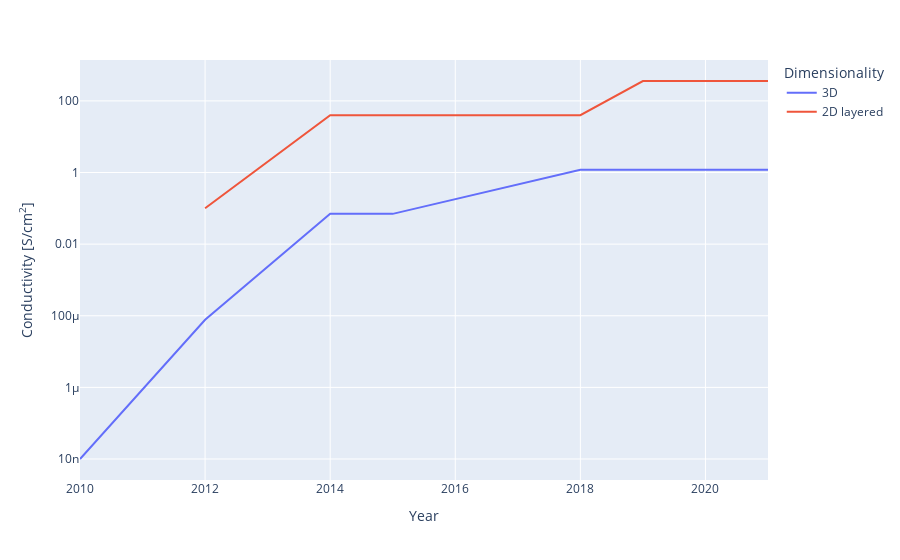

The code cell stored with this chart in its notebook:
### Code cell
#mofs_sorted_3D_porous['cummax_value'] = mofs_sorted_3D_porous.Value.cummax()
#mofs_sorted_3D_porous.merge(mofs_sorted_3D_porous.groupby('cummax_value')[['Name', 'Porosity']].first(), on='cummax_value')
mofs_sorted_3D_porous_cummax = mofs_sorted_3D_porous
mofs_sorted_3D_porous_cummax['cummax_value'] = mofs_sorted_3D_porous_cummax.Value.cummax()
keep_3D_porous = mofs_sorted_3D_porous_cummax['cummax_value']<=mofs_sorted_3D_porous_cummax.Value
mofs_sorted_3D_porous_cummax.loc[~keep_3D_porous, ['Value', 'Name', 'DOI', 'Porosity']] = nan
mofs_sorted_3D_porous_cummax = mofs_sorted_3D_porous_cummax.ffill()
#mofs_sorted_3D_porous_cummax = mofs_sorted_3D_porous_cummax[keep_3D_porous]

mofs_sorted_2D_porous_cummax = mofs_sorted_2D_porous
mofs_sorted_2D_porous_cummax['cummax_value'] = mofs_sorted_2D_porous_cummax.Value.cummax()
keep_2D_porous = mofs_sorted_2D_porous_cummax['cummax_value']<=mofs_sorted_2D_porous_cummax.Value
mofs_sorted_2D_porous_cummax.loc[~keep_2D_porous, ['Value', 'Name', 'DOI', 'Porosity']] = nan
mofs_sorted_2D_porous_cummax = mofs_sorted_2D_porous_cummax.ffill()
#mofs_sorted_2D_porous_cummax = mofs_sorted_2D_porous_cummax[keep_2D_porous]

mofs_sorted_porous_cummax = pd.concat([mofs_sorted_3D_porous_cummax, mofs_sorted_2D_porous_cummax], ignore_index=True)
fig4 = px.line(mofs_sorted_porous_cummax, x='Year', y='Value', color='Dimensionality', hover_data=['Dimensionality','Porosity'], 
                 labels={'Value': "Conductivity [S/cm<sup>2</sup>]"}, hover_name='Name')
fig4.update_traces(hovertemplate='<b>%{hovertext}</b><br><br>Dimensionality=%{customdata[0]}\
                                 <br>Year=%{x}<br>Value=%{y} S/cm<sup>2</sup>\
                                 <br>Porosity=%{customdata[1]} m<sup>2</sup>/g<extra></extra>')
fig4.update_layout(yaxis_type="log")
fig4.show()

### Figure 1 — Plotly figure (JSON) as saved in the notebook; plotly's stock layout.template omitted (floating-point values rounded to 4 significant figures)
{"data": [{"customdata": [["3D", 385], ["3D", 450], ["3D", 214], ["3D", 214], ["3D", 614], ["3D", 614], ["3D", 614]], "hovertemplate": "<b>%{hovertext}</b><br><br>Dimensionality=%{customdata[0]}                                 <br>Year=%{x}<br>Value=%{y} S/cm<sup>2</sup>                                 <br>Porosity=%{customdata[1]} m<sup>2</sup>/g<extra></extra>", "hovertext": ["Cu[Ni(pdt)2]", "Fe(1,2,3-triazolate) (oxidized)", "TCNQ@Cu3(BTC)2", "TCNQ@Cu3(BTC)2", "Fe2(BDT)3 (oxidized)", "Fe2(BDT)3 (oxidized)", "Fe2(BDT)3 (oxidized)"], "legendgroup": "3D", "line": {"color": "#636efa", "dash": "solid"}, "mode": "lines", "name": "3D", "orientation": "v", "showlegend": true, "type": "scatter", "x": [2010, 2012, 2014, 2015, 2018, 2020, 2021], "xaxis": "x", "y": [1e-08, 7.7e-05, 0.07, 0.07, 1.2, 1.2, 1.2], "yaxis": "y"}, {"customdata": [["2D layered", 306], ["2D layered", 630], ["2D layered", 630], ["2D layered", 630], ["2D layered", 2298], ["2D layered", 2298], ["2D layered", 2298]], "hovertemplate": "<b>%{hovertext}</b><br><br>Dimensionality=%{customdata[0]}                                 <br>Year=%{x}<br>Value=%{y} S/cm<sup>2</sup>                                 <br>Porosity=%{customdata[1]} m<sup>2</sup>/g<extra></extra>", "hovertext": ["Cu3(HOTP)2", "Ni3(HITP)2", "Ni3(HITP)2", "Ni3(HITP)2", "(Mn/Fe)3(HIB)2", "(Mn/Fe)3(HIB)2", "(Mn/Fe)3(HIB)2"], "legendgroup": "2D layered", "line": {"color": "#EF553B", "dash": "solid"}, "mode": "lines", "name": "2D layered", "orientation": "v", "showlegend": true, "type": "scatter", "x": [2012, 2014, 2017, 2018, 2019, 2020, 2021], "xaxis": "x", "y": [0.1, 40, 40, 40, 359, 359, 359], "yaxis": "y"}], "layout": {"autosize": true, "legend": {"title": {"text": "Dimensionality"}, "tracegroupgap": 0}, "margin": {"t": 60}, "xaxis": {"anchor": "y", "autorange": true, "domain": [0, 1], "range": [2010, 2021], "title": {"text": "Year"}, "type": "linear"}, "yaxis": {"anchor": "x", "autorange": true, "domain": [0, 1], "range": [-8.586, 3.141], "title": {"text": "Conductivity [S/cm<sup>2</sup>]"}, "type": "log"}}}
